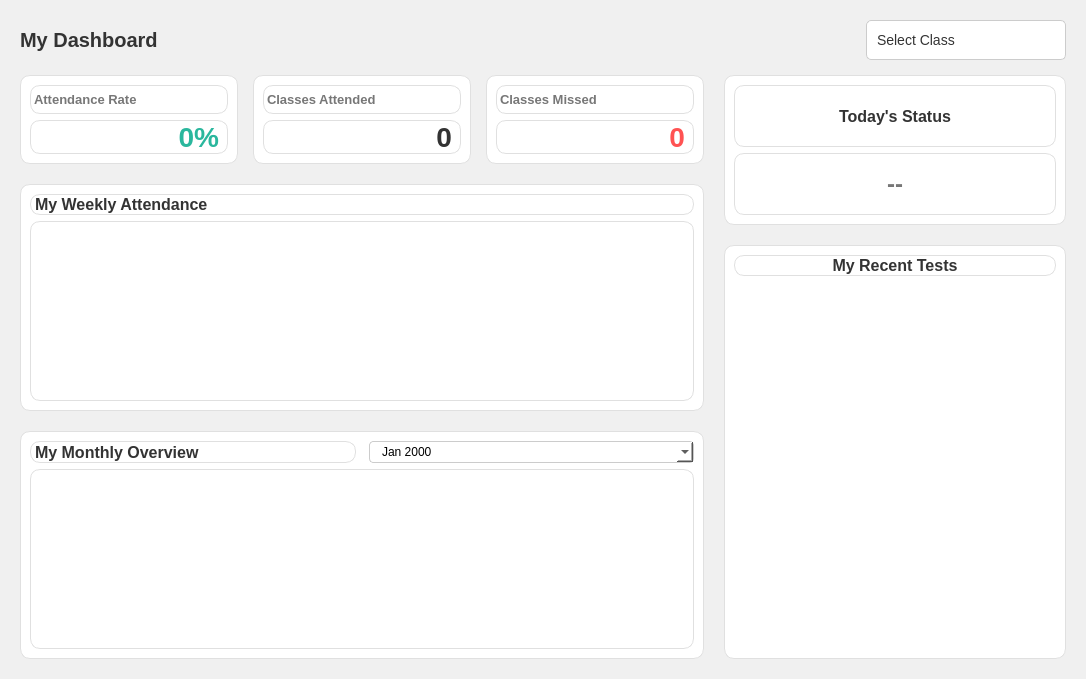
<?xml version="1.0" encoding="UTF-8"?>
<ui version="4.0">
 <class>dashboard_student_page</class>
 <widget class="QWidget" name="dashboard_student_page">
  <property name="geometry">
   <rect>
    <x>0</x>
    <y>0</y>
    <width>1086</width>
    <height>679</height>
   </rect>
  </property>
  <property name="windowTitle">
   <string>Student Dashboard</string>
  </property>
  <property name="styleSheet">
   <string notr="true">background-color: rgb(240, 240, 240);
font-family: &quot;Segoe UI&quot;;</string>
  </property>
  <layout class="QVBoxLayout" name="verticalLayout">
   <property name="spacing">
    <number>15</number>
   </property>
   <property name="leftMargin">
    <number>20</number>
   </property>
   <property name="topMargin">
    <number>20</number>
   </property>
   <property name="rightMargin">
    <number>20</number>
   </property>
   <property name="bottomMargin">
    <number>20</number>
   </property>
   
   <item>
    <widget class="QWidget" name="header_widget" native="true">
     <layout class="QHBoxLayout" name="horizontalLayout_2">
      <property name="leftMargin"><number>0</number></property>
      <property name="topMargin"><number>0</number></property>
      <property name="rightMargin"><number>0</number></property>
      <property name="bottomMargin"><number>0</number></property>
      <item>
       <widget class="QLabel" name="label_welcome">
        <property name="text"><string>My Dashboard</string></property>
        <property name="styleSheet"><string>font-size: 20px; font-weight: bold; color: #333;</string></property>
       </widget>
      </item>
      <item>
       <spacer name="horizontalSpacer">
        <property name="orientation"><enum>Qt::Horizontal</enum></property>
        <property name="sizeHint" stdset="0"><size><width>40</width><height>20</height></size></property>
       </spacer>
      </item>
      <item>
       <widget class="QComboBox" name="dropdown_classes">
        <property name="minimumSize"><size><width>200</width><height>40</height></size></property>
        <property name="styleSheet">
         <string notr="true">QComboBox {
    background-color: white;
    border: 1px solid #ccc;
    border-radius: 5px;
    padding: 5px 10px;
    font-size: 14px;
    color: #333;
}
QComboBox::drop-down { border:none; width: 30px; }
QComboBox::down-arrow { image: url(icons/arrow_down.png); width: 12px; height: 12px; }
</string>
        </property>
        <property name="placeholderText"><string>Select Class</string></property>
       </widget>
      </item>
     </layout>
    </widget>
   </item>

   <item>
    <layout class="QHBoxLayout" name="layout_main_content" stretch="2,1">
     <property name="spacing"><number>20</number></property>
     
     <item>
      <layout class="QVBoxLayout" name="layout_left_col">
       <property name="spacing"><number>20</number></property>
       
       <item>
        <layout class="QHBoxLayout" name="layout_cards">
         <property name="spacing"><number>15</number></property>
         
         <item>
          <widget class="QFrame" name="card_attendance_rate">
           <property name="styleSheet">
            <string notr="true">QFrame { background-color: white; border-radius: 10px; border: 1px solid #e0e0e0; }
QFrame:hover { border: 1px solid #2ab79d; }</string>
           </property>
           <layout class="QVBoxLayout" name="vbox_card1">
            <item>
             <widget class="QLabel" name="label_title_1">
              <property name="text"><string>Attendance Rate</string></property>
              <property name="styleSheet"><string>color: #777; font-size: 13px; font-weight: 600;</string></property>
             </widget>
            </item>
            <item>
             <widget class="QLabel" name="val_attendance_rate">
              <property name="text"><string>0%</string></property>
              <property name="styleSheet"><string>color: #2ab79d; font-size: 28px; font-weight: bold;</string></property>
              <property name="alignment"><set>Qt::AlignRight|Qt::AlignVCenter</set></property>
             </widget>
            </item>
           </layout>
          </widget>
         </item>

         <item>
          <widget class="QFrame" name="card_attended">
           <property name="styleSheet">
            <string notr="true">QFrame { background-color: white; border-radius: 10px; border: 1px solid #e0e0e0; }
QFrame:hover { border: 1px solid #2ab79d; }</string>
           </property>
           <layout class="QVBoxLayout" name="vbox_card2">
            <item>
             <widget class="QLabel" name="label_title_2">
              <property name="text"><string>Classes Attended</string></property>
              <property name="styleSheet"><string>color: #777; font-size: 13px; font-weight: 600;</string></property>
             </widget>
            </item>
            <item>
             <widget class="QLabel" name="val_attended">
              <property name="text"><string>0</string></property>
              <property name="styleSheet"><string>color: #333; font-size: 28px; font-weight: bold;</string></property>
              <property name="alignment"><set>Qt::AlignRight|Qt::AlignVCenter</set></property>
             </widget>
            </item>
           </layout>
          </widget>
         </item>

         <item>
          <widget class="QFrame" name="card_missed">
           <property name="styleSheet">
            <string notr="true">QFrame { background-color: white; border-radius: 10px; border: 1px solid #e0e0e0; }
QFrame:hover { border: 1px solid #2ab79d; }</string>
           </property>
           <layout class="QVBoxLayout" name="vbox_card3">
            <item>
             <widget class="QLabel" name="label_title_3">
              <property name="text"><string>Classes Missed</string></property>
              <property name="styleSheet"><string>color: #777; font-size: 13px; font-weight: 600;</string></property>
             </widget>
            </item>
            <item>
             <widget class="QLabel" name="val_missed">
              <property name="text"><string>0</string></property>
              <property name="styleSheet"><string>color: #ff5252; font-size: 28px; font-weight: bold;</string></property>
              <property name="alignment"><set>Qt::AlignRight|Qt::AlignVCenter</set></property>
             </widget>
            </item>
           </layout>
          </widget>
         </item>

        </layout>
       </item>

       <item>
        <widget class="QFrame" name="frame_weekly">
         <property name="styleSheet"><string>background-color: white; border-radius: 10px; border: 1px solid #e0e0e0;</string></property>
         <layout class="QVBoxLayout" name="vbox_weekly">
          <item>
           <widget class="QLabel" name="label_weekly_title">
            <property name="text"><string>My Weekly Attendance</string></property>
            <property name="styleSheet"><string>font-size: 16px; font-weight: bold; color: #333;</string></property>
           </widget>
          </item>
          <item>
           <widget class="QWidget" name="chart_weekly_container" native="true">
            <property name="minimumSize"><size><width>0</width><height>180</height></size></property>
           </widget>
          </item>
         </layout>
        </widget>
       </item>

       <item>
        <widget class="QFrame" name="frame_monthly">
         <property name="styleSheet"><string>background-color: white; border-radius: 10px; border: 1px solid #e0e0e0;</string></property>
         <layout class="QVBoxLayout" name="vbox_monthly">
          <item>
           <layout class="QHBoxLayout" name="hbox_monthly">
            <item>
             <widget class="QLabel" name="label_monthly_title">
              <property name="text"><string>My Monthly Overview</string></property>
              <property name="styleSheet"><string>font-size: 16px; font-weight: bold; color: #333;</string></property>
             </widget>
            </item>
            <item><spacer name="hs_monthly"><property name="orientation"><enum>Qt::Horizontal</enum></property></spacer></item>
            <item>
             <widget class="QDateEdit" name="date_picker_monthly">
              <property name="displayFormat"><string>MMM yyyy</string></property>
              <property name="calendarPopup"><bool>true</bool></property>
              <property name="styleSheet"><string>QDateEdit { border: 1px solid #ccc; border-radius: 4px; padding: 2px 10px; }</string></property>
             </widget>
            </item>
           </layout>
          </item>
          <item>
           <widget class="QWidget" name="chart_monthly_container" native="true">
            <property name="minimumSize"><size><width>0</width><height>180</height></size></property>
           </widget>
          </item>
         </layout>
        </widget>
       </item>

      </layout>
     </item>

     <item>
      <layout class="QVBoxLayout" name="layout_right_col" stretch="0,1">
       <property name="spacing"><number>20</number></property>
       
       <item>
        <widget class="QFrame" name="frame_today_status">
         <property name="minimumSize"><size><width>0</width><height>150</height></size></property>
         <property name="styleSheet"><string>background-color: white; border-radius: 10px; border: 1px solid #e0e0e0;</string></property>
         <layout class="QVBoxLayout" name="vbox_today">
          <item>
           <widget class="QLabel" name="label_today_title">
            <property name="text"><string>Today's Status</string></property>
            <property name="alignment"><set>Qt::AlignCenter</set></property>
            <property name="styleSheet"><string>font-size: 16px; font-weight: bold; color: #333;</string></property>
           </widget>
          </item>
          <item>
           <widget class="QLabel" name="val_today_status">
            <property name="text"><string>--</string></property>
            <property name="alignment"><set>Qt::AlignCenter</set></property>
            <property name="styleSheet"><string>font-size: 24px; font-weight: bold; color: #777;</string></property>
           </widget>
          </item>
         </layout>
        </widget>
       </item>

       <item>
        <widget class="QFrame" name="frame_recent_tests">
         <property name="styleSheet"><string>background-color: white; border-radius: 10px; border: 1px solid #e0e0e0;</string></property>
         <layout class="QVBoxLayout" name="vbox_tests">
          <item>
           <widget class="QLabel" name="label_tests_title">
            <property name="text"><string>My Recent Tests</string></property>
            <property name="alignment"><set>Qt::AlignCenter</set></property>
            <property name="styleSheet"><string>font-size: 16px; font-weight: bold; color: #333; margin-bottom: 10px;</string></property>
           </widget>
          </item>
          <item>
           <widget class="QScrollArea" name="scrollArea_tests">
            <property name="styleSheet"><string>border:none; background:transparent;</string></property>
            <property name="widgetResizable"><bool>true</bool></property>
            <widget class="QWidget" name="scroll_content_tests">
             <layout class="QVBoxLayout" name="container_tests">
              <property name="spacing"><number>10</number></property>
             </layout>
            </widget>
           </widget>
          </item>
         </layout>
        </widget>
       </item>

      </layout>
     </item>

    </layout>
   </item>
  </layout>
 </widget>
 <resources/>
 <connections/>
</ui>
